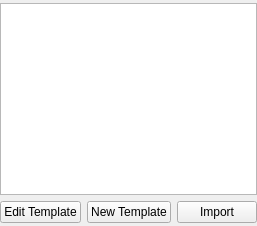
                 <widget class="QWidget" name="PropertiesSelectPage">
                  <layout class="QVBoxLayout" name="verticalLayout_20">
                   <property name="leftMargin">
                    <number>0</number>
                   </property>
                   <property name="topMargin">
                    <number>3</number>
                   </property>
                   <property name="rightMargin">
                    <number>0</number>
                   </property>
                   <property name="bottomMargin">
                    <number>3</number>
                   </property>
                   <item>
                    <widget class="QListWidget" name="PropertiesTemplatesListWidget">
                     <property name="toolTip">
                      <string>&lt;html&gt;&lt;head/&gt;&lt;body&gt;&lt;p&gt;A list of common properties like &lt;/p&gt;&lt;p&gt;_exptl_crystal_colour: yellow, red, blue, ...&lt;/p&gt;&lt;p&gt;Lists defined here will appear as dropdown menus in the main Table.&lt;/p&gt;&lt;/body&gt;&lt;/html&gt;</string>
                     </property>
                     <property name="selectionMode">
                      <enum>QAbstractItemView::SelectionMode::SingleSelection</enum>
                     </property>
                     <property name="selectionBehavior">
                      <enum>QAbstractItemView::SelectionBehavior::SelectRows</enum>
                     </property>
                    </widget>
                   </item>
                   <item>
                    <layout class="QHBoxLayout" name="horizontalLayout_Buttons2">
                     <item>
                      <widget class="QPushButton" name="EditPropertyTemplateButton">
                       <property name="text">
                        <string>Edit Template</string>
                       </property>
                      </widget>
                     </item>
                     <item>
                      <widget class="QPushButton" name="NewPropertyTemplateButton">
                       <property name="text">
                        <string>New Template</string>
                       </property>
                      </widget>
                     </item>
                     <item>
                      <widget class="QPushButton" name="ImportPropertyTemplateButton">
                       <property name="text">
                        <string>Import</string>
                       </property>
                      </widget>
                     </item>
                    </layout>
                   </item>
                  </layout>
                 </widget>
